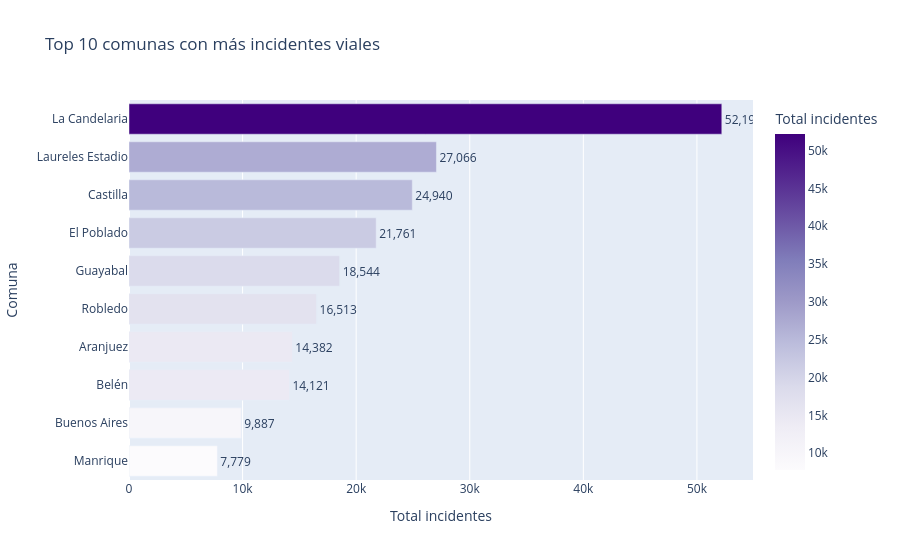

The cell this chart's notebook holds for it:
### Code cell
# Top 10 comunas
top_comunas = (
    df[df['COMUNA'].notna()]
    .groupby('COMUNA').size()
    .nlargest(10)
    .reset_index(name='total')
    .sort_values('total')
)

fig = px.bar(
    top_comunas,
    x='total', y='COMUNA',
    orientation='h',
    title='Top 10 comunas con más incidentes viales',
    labels={'total': 'Total incidentes', 'COMUNA': 'Comuna'},
    color='total',
    color_continuous_scale='Purples',
    text='total'
)
fig.update_traces(texttemplate='%{text:,}', textposition='outside')
fig.update_layout(showlegend=False)
fig.show()

### Figure 1 — Plotly figure (JSON) as saved in the notebook; plotly's stock layout.template omitted (floating-point values rounded to 4 significant figures)
{"data": [{"hovertemplate": "Total incidentes=%{marker.color}<br>Comuna=%{y}<extra></extra>", "legendgroup": "", "marker": {"color": [7779, 9887, 14121, 14382, 16513, 18544, 21761, 24940, 27066, 52190], "coloraxis": "coloraxis", "pattern": {"shape": ""}}, "name": "", "orientation": "h", "showlegend": false, "text": [7779.0, 9887.0, 14120.0, 14380.0, 16510.0, 18540.0, 21760.0, 24940.0, 27070.0, 52190.0], "textposition": "outside", "texttemplate": "%{text:,}", "type": "bar", "x": [7779, 9887, 14121, 14382, 16513, 18544, 21761, 24940, 27066, 52190], "xaxis": "x", "y": ["Manrique", "Buenos Aires", "Belén", "Aranjuez", "Robledo", "Guayabal", "El Poblado", "Castilla", "Laureles Estadio", "La Candelaria"], "yaxis": "y"}], "layout": {"barmode": "relative", "coloraxis": {"colorbar": {"title": {"text": "Total incidentes"}}, "colorscale": [[0, "rgb(252,251,253)"], [0.125, "rgb(239,237,245)"], [0.25, "rgb(218,218,235)"], [0.375, "rgb(188,189,220)"], [0.5, "rgb(158,154,200)"], [0.625, "rgb(128,125,186)"], [0.75, "rgb(106,81,163)"], [0.875, "rgb(84,39,143)"], [1, "rgb(63,0,125)"]]}, "legend": {"tracegroupgap": 0}, "showlegend": false, "title": {"text": "Top 10 comunas con más incidentes viales"}, "xaxis": {"anchor": "y", "domain": [0, 1], "title": {"text": "Total incidentes"}}, "yaxis": {"anchor": "x", "domain": [0, 1], "title": {"text": "Comuna"}}}}
